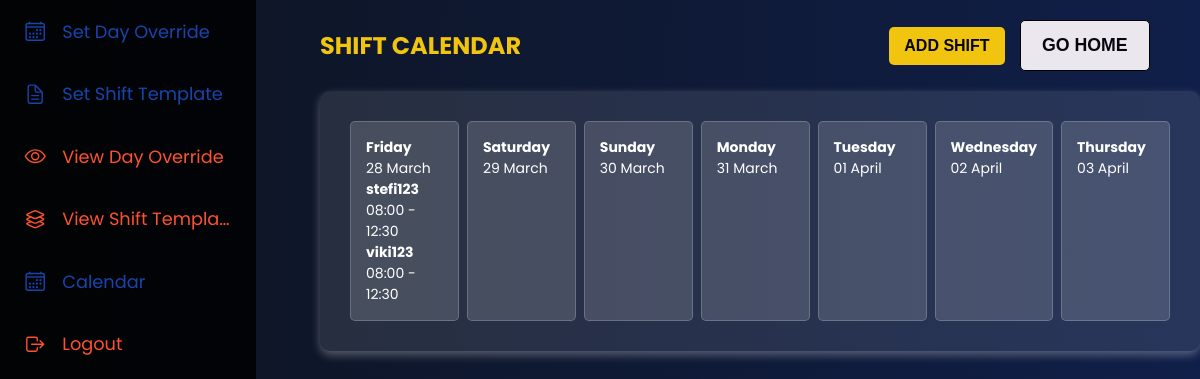
The app's page /shift/add (signed in) with its own data.
### app.py (models this page shows, shortened)
class Shifts(db.Model):
    __tablename__ = 'shifts'
    id = db.Column(db.Integer, primary_key=True)
    date = db.Column(db.String(20), nullable=False)
    day = db.Column(db.String(20), nullable=False)
    start_time = db.Column(db.String(20), nullable=False)
    end_time = db.Column(db.String(20), nullable=False)
    user_id = db.Column(db.Integer, db.ForeignKey('users.id'))  # Foreign key to Users
    skill = db.Column(db.String(100), nullable=False)
    user = db.relationship('Users', backref='shifts', foreign_keys=[user_id])

class Users(db.Model, UserMixin):
    __tablename__ = 'users'
    id = db.Column(db.Integer, primary_key=True)
    username = db.Column(db.String(20), nullable=False, unique=True)
    name = db.Column(db.String(200), nullable=False)
    email = db.Column(db.String(120), nullable=False, unique=True)
    password_hash = db.Column(db.String(128))
    role = db.Column(db.String(20), nullable=False, default='employee')
    _skill = db.Column("skill", db.String(200), nullable=True)  # Internal column for skill
    company_id = db.Column(db.Integer, db.ForeignKey('company.id'), nullable=True)  # Explicit Foreign Key
    company = db.relationship('Company', backref='employees', foreign_keys=[company_id])  # Explicitly set FK
    @property
    def skill(self):
        return self._skill
    @skill.setter
    def skill(self, value):
        if value:
            self._skill = value.capitalize()  # Capitalize the first letter
        else:
            self._skill = value
    @property
    def password(self):
        raise AttributeError('password is not a readable attribute')

### app.py (the view, shortened to what this page needs)
@app.route('/shift/add', methods=['GET', 'POST'])
@login_required
def add_shift():
    if current_user.role != 'manager':
        flash("Access Denied: Only managers can add shifts.")
        return redirect(url_for('home'))
    company = Company.query.filter_by(manager_id=current_user.id).first()
    if not company:
        flash("You need to create a company first!", "warning")
        return redirect(url_for('dashboard'))
    employees = Users.query.filter_by(company_id=company.id, role='employee').all()
    shifts = Shifts.query.all()
    today = datetime.now()
    calendar_days = [today + timedelta(days=i) for i in range(7)]
    return render_template('add_shift.html', employees=employees, shifts=shifts, calendar_days=calendar_days)

### app.py (called while the page is built)
@login_manager.user_loader
def load_user(user_id):
	return Users.query.get(int(user_id))

### templates/add_shift.html (shortened to what this page needs)
<!DOCTYPE html>
<html lang="en">
<head>
    <link rel="stylesheet" href="{{ url_for('static', filename='css/add_shift.css') }}">
</head>
<body style="background-color: white;">
    {% include 'navbar.html' %}
    <div class="header-container">
        <h2>Shift Calendar</h2>
        <button id="openModal" class="btn btn-primary">Add Shift</button>
        <a href="{{ url_for('dashboard') }}"><button>Go Home</button></a>
    </div>
    <div class="calendar-container">
        {% include 'calendar.html' %}
    </div>
</body>
</html>

### templates/calendar.html
<div class="calendar">
    {% for day in calendar_days %}
        <div class="day">
            <strong>{{ day.strftime('%A') }}</strong><br>
            <span>{{ day.strftime('%d %B') }}</span>
            {% for shift in shifts %}
                {% if shift.date == day.strftime('%Y-%m-%d') %}
                    <div class="shift" data-id="{{ shift.id }}" data-date="{{ shift.date }}" data-start="{{ shift.start_time }}" data-end="{{ shift.end_time }}" data-user="{{ shift.user.id }}">
                        <strong>{{ shift.user.name }}</strong><br>
                        {{ shift.start_time }} - {{ shift.end_time }}
                    </div>
                {% endif %}
            {% endfor %}
        </div>
    {% endfor %}
</div>

### static/css/add_shift.css (style rules this page uses)
body, html { height: 100%; margin: 0; font-family: 'Poppins', sans-serif; background: linear-gradient(to right, #0d131e, #101f49); color: #ffffff; }
.header-container { display: flex; justify-content: flex-end; align-items: center; margin: 20px 50px; gap: 15px; margin-left: 320px }
.header-container h2 { margin-right: auto; font-size: 24px; font-weight: bold; text-transform: uppercase; color: #f1c40f; }
.calendar-container { margin-left: 320px !important; }
button, .btn { padding: 10px 15px; background: #f1c40f; color: #080710; font-size: 16px; font-weight: bold; border: none; border-radius: 5px; cursor: pointer; text-transform: uppercase; transition: 0.3s; }
.calendar-container { max-width: 900px; margin-left: 200px; padding: 20px; background: rgba(255, 255, 255, 0.1); border-radius: 10px; box-shadow: 0px 4px 10px rgba(255, 255, 255, 0.3); }
.calendar { display: grid; grid-template-columns: repeat(7, 1fr); gap: 8px; padding: 10px; }
.day { border: 1px solid rgba(255, 255, 255, 0.2); padding: 15px; min-height: 120px; border-radius: 5px; background: rgba(255, 255, 255, 0.15); text-align: left; color: white; font-size: 14px; transition: 0.3s; }

### static/css/style.css (style rules this page uses)
:root { --primary: 237, 94%, 81%; --background: 266, 16%, 92%; --background-secondary: 256, 12%, 12%; --background-secondary-dark: 256, 10%, 10%; --background-secondary-light: 257, 11%, 16%; --text-primary: 0, 0%, 0%; --black: 0, 0%, 0%; --white: 0, 0%, 100%; --quite-gray: 0, 0%, 50%; --grooble: 10, 28%, 93%; --heading-large: 5.6rem; --heading-medium: 3.6rem; --heading-small: 2.4rem; --paragraph: 1.11rem; --navbar-buttons: 2.4rem; --transition-main: .175, .685, .32; --font-main: "Poppins"; }
*, *::before, *::after { box-sizing: inherit; }
html, body { margin: 0; width: 100%; color: hsl(var(--text-primary)); font-family: var(--font-main); background-color: hsl(var(--background)); -webkit-font-smoothing: antialiased; scroll-behavior: smooth; box-sizing: border-box; }
h1, h2, h3, h4, h5, h6 { margin: 0; }
h2 { font-size: var(--heading-medium); }
h1, h2 { font-weight: 900; }
a { color: hsla(var(--primary), 1); font-size: var(--paragraph); text-decoration: underline; }
button { padding: .8em 1.2em; border: 1px solid hsl(var(--black)); background-color: hsl(var(--background)); font-size: var(--paragraph); cursor: pointer; outline: none; }
@media only screen and (max-width: 1660px) { :root { --heading-large: 5.4rem; --heading-medium: 3.4rem; --heading-small: 2.2rem; } }
@media only screen and (max-width: 1456px) { :root { --heading-large: 5.2rem; --heading-medium: 3.2rem; --heading-small: 2rem; } }

### templates/navbar.html (style rules this page uses)
body { overflow-y: scroll; }

### records on screen
Shifts: user.name "stefi123", start_time "08:00", end_time "12:30"
Shifts: user.name "viki123", start_time "08:00", end_time "12:30"

### other values on screen
{{ day.strftime('%A') }} "Friday" "Saturday" "Sunday" "Monday" "Tuesday" "Wednesday" "Thursday"
{{ day.strftime('%d %B') }} "28 March" "29 March" "30 March" "31 March" "01 April" "02 April" "03 April"
